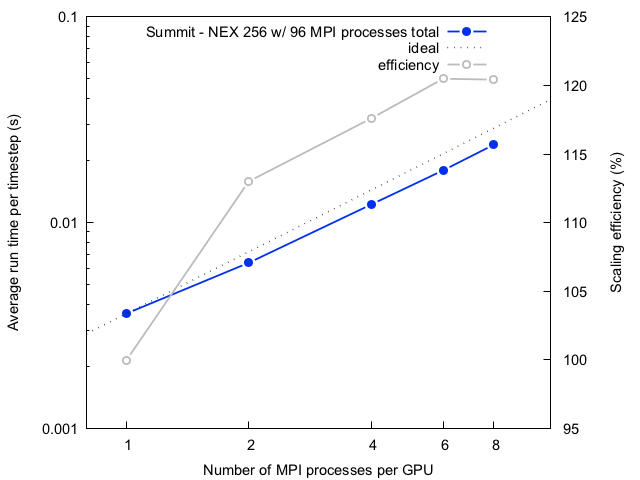

Recreate this plot in gnuplot.
#!/opt/local/bin/gnuplot -persist
#
set terminal pngcairo enhanced font 'arial,11'
set output 'scaling-mpi-per-gpu.png'

# for line with spacing around points
set style line 1 lt 1 lw 1.8 pt 7 pointinterval -1 pointsize 1.2
set style line 2 linecolor rgb "#bbbbbb" lt 1 lw 1.8 pt 6 pointinterval -1 pointsize 1.2
set pointintervalbox 2 

set xlabel "Number of MPI processes per GPU" 
set ylabel "Average run time per timestep (s)" 

set key top left

#set offsets 1, 1, 0.2, 0.2
#show offsets

set xrange[0.8:11]

# number of time steps of simulation
N = 300

# ideal scaling
# from first run
i(x) = 1.08/N * x

# efficiency
# ideal: 100 percent
d(x,y) = 100.0 / ( y/i(x) )

set y2tics
set y2label 'Scaling efficiency (%)'

set logscale xy
set xtics nomirror
set ytics nomirror

set xtics (1,2,4,6,8)

plot 'scaling-mpi-per-gpu.dat' u 1:($2/N) w lp ls 1 t 'Summit - NEX 256 w/ 96 MPI processes total',i(x) w l lt 0 t 'ideal','' u 1:(d($1,$2/N)) axes x1y2 w lp ls 2 t 'efficiency'
